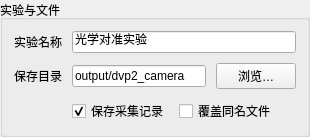
             <widget class="QGroupBox" name="sessionGroupBox">
              <property name="title">
               <string>实验与文件</string>
              </property>
              <layout class="QFormLayout" name="sessionFormLayout">
               <property name="spacing">
                <number>10</number>
               </property>
               <property name="fieldGrowthPolicy">
                <enum>QFormLayout::AllNonFixedFieldsGrow</enum>
               </property>
               <property name="labelAlignment">
                <set>Qt::AlignRight|Qt::AlignVCenter</set>
               </property>
               <item row="0" column="0">
                <widget class="QLabel" name="sessionNameEditLabel">
                 <property name="text">
                  <string>实验名称</string>
                 </property>
                 <property name="buddy">
                  <cstring>sessionNameEdit</cstring>
                 </property>
                </widget>
               </item>
               <item row="0" column="1">
                <widget class="QLineEdit" name="sessionNameEdit">
                 <property name="text">
                  <string>光学对准实验</string>
                 </property>
                </widget>
               </item>
               <item row="1" column="0">
                <widget class="QLabel" name="outputDirectoryEditLabel">
                 <property name="text">
                  <string>保存目录</string>
                 </property>
                </widget>
               </item>
               <item row="1" column="1">
                <layout class="QHBoxLayout" name="outputDirectoryEditLayout">
                 <property name="spacing">
                  <number>10</number>
                 </property>
                 <item>
                  <widget class="QLineEdit" name="outputDirectoryEdit">
                   <property name="text">
                    <string>output/dvp2_camera</string>
                   </property>
                   <property name="toolTip">
                    <string>output/dvp2_camera</string>
                   </property>
                  </widget>
                 </item>
                 <item>
                  <widget class="QPushButton" name="outputDirectoryEditBrowseButton">
                   <property name="text">
                    <string>浏览…</string>
                   </property>
                   <property name="enabled">
                    <bool>true</bool>
                   </property>
                  </widget>
                 </item>
                </layout>
               </item>
               <item row="2" column="1">
                <layout class="QHBoxLayout" name="sessionOptionsLayout">
                 <property name="spacing">
                  <number>10</number>
                 </property>
                 <item>
                  <widget class="QCheckBox" name="saveManifestCheckBox">
                   <property name="text">
                    <string>保存采集记录</string>
                   </property>
                   <property name="checked">
                    <bool>true</bool>
                   </property>
                  </widget>
                 </item>
                 <item>
                  <widget class="QCheckBox" name="overwriteCheckBox">
                   <property name="text">
                    <string>覆盖同名文件</string>
                   </property>
                   <property name="checked">
                    <bool>false</bool>
                   </property>
                  </widget>
                 </item>
                 <item>
                  <spacer name="sessionOptionsLayoutSpacer">
                   <property name="orientation">
                    <enum>Qt::Horizontal</enum>
                   </property>
                   <property name="sizeHint">
                    <size>
                     <width>20</width>
                     <height>20</height>
                    </size>
                   </property>
                  </spacer>
                 </item>
                </layout>
               </item>
              </layout>
             </widget>
